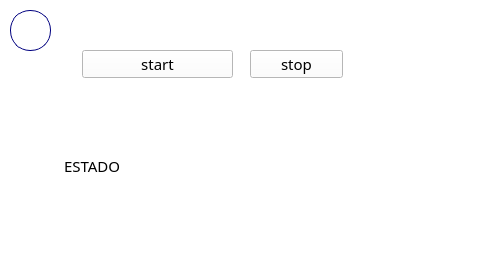
<?xml version="1.0" encoding="UTF-8"?>
<ui version="4.0">
 <class>MainWindow</class>
 <widget class="QMainWindow" name="MainWindow">
  <property name="geometry">
   <rect>
    <x>0</x>
    <y>0</y>
    <width>480</width>
    <height>272</height>
   </rect>
  </property>
  <property name="windowTitle">
   <string>MainWindow</string>
  </property>
  <property name="styleSheet">
   <string notr="true">background-color: white;
font: 11pt Poppins;</string>
  </property>
  <widget class="QWidget" name="centralwidget">
   <property name="styleSheet">
    <string notr="true"/>
   </property>
   <widget class="QPushButton" name="backBtn">
    <property name="geometry">
     <rect>
      <x>10</x>
      <y>10</y>
      <width>41</width>
      <height>41</height>
     </rect>
    </property>
    <property name="styleSheet">
     <string notr="true">height: 40px;
border-radius: 20px;
border: 1px solid #00007f;
background-color: white;
color: #00007f;
font-weight: 500;
font-size: 11px;</string>
    </property>
    <property name="text">
     <string/>
    </property>
   </widget>
   <widget class="QPushButton" name="startBtn">
    <property name="geometry">
     <rect>
      <x>82</x>
      <y>50</y>
      <width>151</width>
      <height>28</height>
     </rect>
    </property>
    <property name="text">
     <string>start</string>
    </property>
   </widget>
   <widget class="QPushButton" name="pushButton_2">
    <property name="geometry">
     <rect>
      <x>250</x>
      <y>50</y>
      <width>93</width>
      <height>28</height>
     </rect>
    </property>
    <property name="text">
     <string>stop</string>
    </property>
   </widget>
   <widget class="QLabel" name="label">
    <property name="geometry">
     <rect>
      <x>64</x>
      <y>130</y>
      <width>331</width>
      <height>71</height>
     </rect>
    </property>
    <property name="text">
     <string>ESTADO</string>
    </property>
   </widget>
  </widget>
 </widget>
 <resources/>
 <connections/>
</ui>
